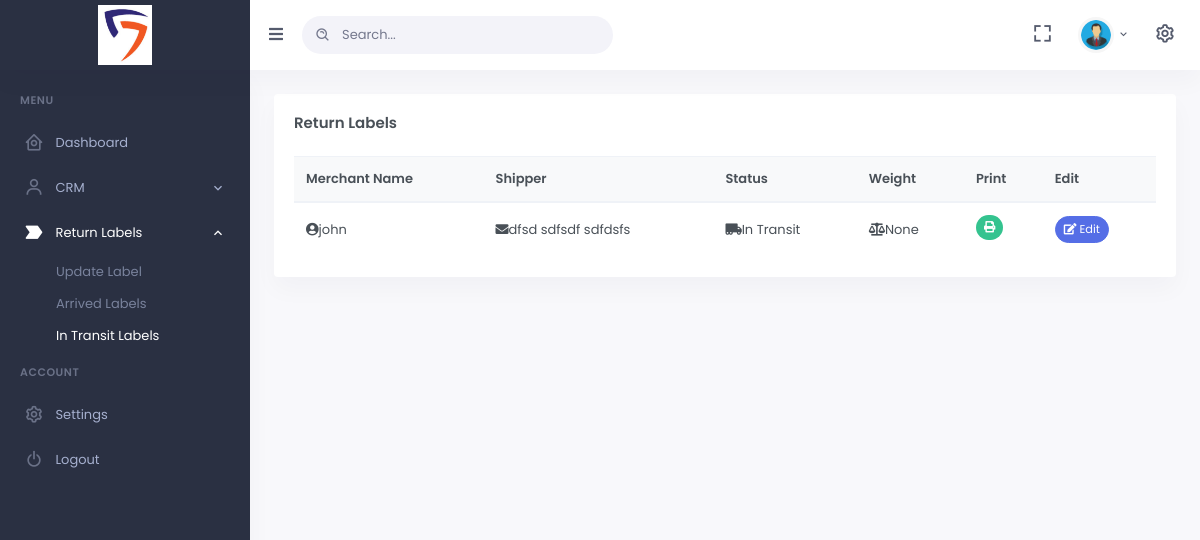
Before: /crm/view/created/labels/ with the older database file.
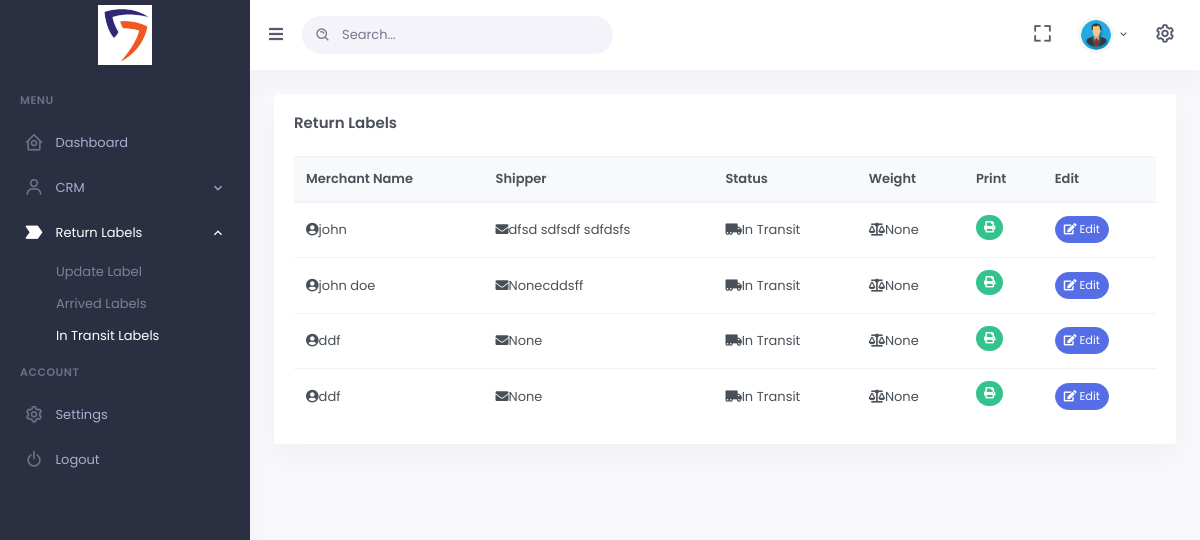
After: the same page with the newer database file.
### Lollipop_CRM/models.py (models this page shows)
class ReturnLabel(models.Model):
    merchant_name = models.CharField(max_length=50)
    shipper = models.CharField(max_length=400, null=True, blank=True)
    logo = models.ImageField(upload_to="images/return_labels/logos/")
    barcode = models.ImageField(upload_to="images/return_labels/barcodes/")
    barcode_number = models.CharField(max_length=400)
    status = models.CharField(max_length=100, null=True, blank=True)
    weight = models.CharField(max_length=100, null=True, blank=True)
    customer = models.ForeignKey(Customer, on_delete=models.CASCADE)
    label_date = models.DateField(auto_now_add=True)

### Lollipop_CRM/views.py (the view)
# urls.py: path('view/created/labels/', views.view_intransit_lables, name="View In Transit Labels"),
def view_intransit_lables(request):
    labels = ReturnLabel.objects.filter(status="In Transit")
    context = {
        'labels': labels
    }
    return render(request, template_name="reports/view-return-labels.html", context=context)

### templates/reports/view-return-labels.html (shortened to what this page needs)
{% extends 'base.html' %}
{% load static %}
{% block content %}
    <div class="main-content">
        <div class="page-content">
            <div class="container-fluid">
                <div class="row">
                    <div class="col-lg-12">
                        <div class="card">
                            <div class="card-body">
                                <h4 class="card-title mb-4">Return Labels</h4>
                                <div class="table-responsive">
                                    <table class="table table-centered table-nowrap mb-0">
                                        <thead class="thead-light">
                                        <tr>
                                            <th>Merchant Name</th>
                                            <th>Shipper</th>
                                             <th>Status</th>
                                            <th>Weight</th>
                                            <th>Print</th>
                                            <th>Edit</th>
                                        </tr>
                                        </thead>
                                        <tbody>
                                        {% for data in labels %}
                                            <tr>
                                                <td><i class="fa fa-user-circle"></i>{{ data.merchant_name }}</td>
                                                <td><i class="fa fa-envelope"></i>{{ data.shipper }}</td>
                                                <td><i class="fa fa-truck-moving"></i>{{ data.status }}</td>
                                                <td><i class="fa fa-balance-scale"></i>{{ data.weight }}</td>
                                                <td><a href="/crm/print/return/{{ data.id }}/label/"
                                                       class=" btn-success btn-sm btn-rounded waves-effect waves-light"
                                                       style="color: white" target="_blank">
                                                    <i class="fa fa-print"></i> </a></td>
                                                <td>
                                                    <a href="/admin/Lollipop_CRM/returnlabel/{{ data.pk }}/change/"
                                                       id="edit-order"
                                                       class="btn btn-primary btn-sm btn-rounded waves-effect waves-light"
                                                       style="color: white">
                                                        <i class="fa fa-edit"></i> Edit
                                                    </a>
                                                </td>
                                            </tr>
                                        {% endfor %}
                                        </tbody>
                                    </table>
                                </div>
                            </div>
                        </div>
                    </div>
                </div>
            </div>
        </div>
    </div>
{% endblock content %}

Changed rows visible on the page:
added ReturnLabel: merchant_name "john doe", shipper "Nonecddsff", status "In Transit", weight "None"
added ReturnLabel: merchant_name "ddf", shipper "None", status "In Transit", weight "None"
added ReturnLabel: merchant_name "ddf", shipper "None", status "In Transit", weight "None"
